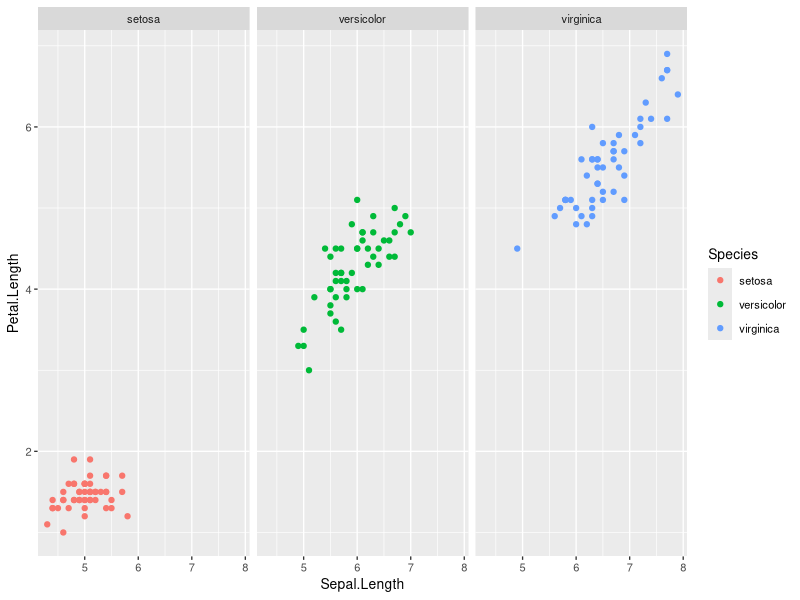

Generate this figure with R:
## ---- chunk 1
library('ggplot2')
theme_set(theme_grey(base_size=10))
## ---- chunk 2
ggplot(iris, aes(Sepal.Length, Petal.Length)) +
    geom_point(aes(color = Species)) +
    facet_wrap(~ Species)
